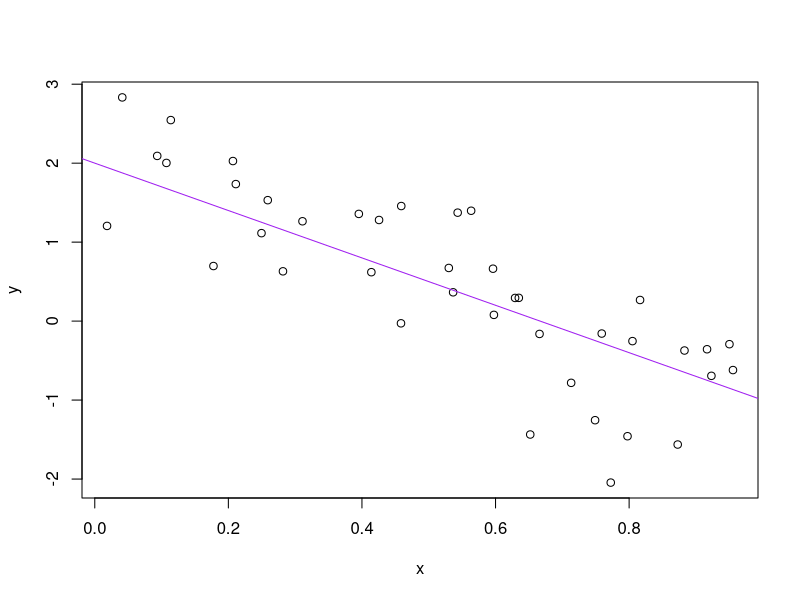

R code for this plot:
a <- 2
b <- -3
sig_sq <- 0.5
x <- runif(40)
y <- a + b * x + rnorm(40, sd = sqrt(sig_sq))
(avg_x <- mean(x))

write(avg_x, "avg_x.txt")
plot(x, y)
abline(a, b, col = "purple")

dev.print(pdf, "toy_line_plot.pdf")
